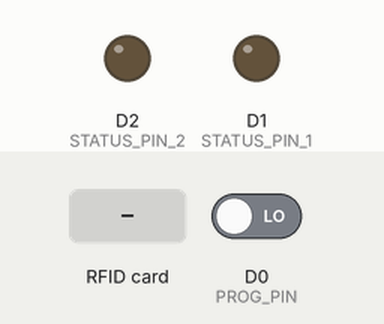
Bench run of a sketch on a simulated ESP8266 (NodeMCU). Shown: output pins drawn as LEDs (lit = HIGH). Inputs (shaded band) come from the test bench; at power-on: D0 (PROG_PIN) LOW. EEPROM starts erased; what the sketch prints to the serial monitor is not drawn.

Above: at 1.3 s.
1.4 s: RFID card FF FF FF FF held to the reader
Timing chart, 0 to 4.4 s (numbered marks = the images above; inputs shaded):
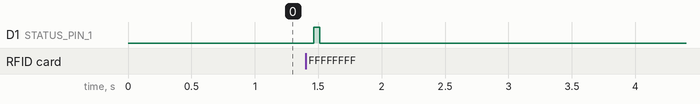

Measured:
- after the input at 1.4 s, D1 (STATUS_PIN_1): LOW → HIGH after 0.06 s, → LOW 0.05 s later

The sketch:

rfid_switch.ino
```cpp
// (licence header left out)
#include <SPI.h>
#include <MFRC522.h>
#include <EEPROM.h>

#define PROG_PIN D0
#define STATUS_PIN_1 D1
#define STATUS_PIN_2 D2
#define SS_1_PIN D3
#define RST_PIN D4
// RFID_X USED BY MFRC522 LIB - DO NOT USE
#define RFID_SCK_PIN D5
#define RFID_MISO_PIN D6
#define RFID_MOSI_PIN D7
#define SS_2_PIN D8

#define DEBUG 1

#define NR_OF_READERS 2
#define EEPROM_RFID_UID_1_ADDR 0
#define EEPROM_RFID_UID_2_ADDR 4
#define RFID_SIZE 4
#define PROGRAMMING_TIME 1000

byte ssPins[] = {SS_1_PIN, SS_2_PIN};

byte DEFAULT_RFID_TARGET[4] = {0xFF, 0xFF, 0xFF, 0xFF};
byte rfid1Target[4] = {0xFF, 0xFF, 0xFF, 0xFF};
byte rfid2Target[4] = {0xFF, 0xFF, 0xFF, 0xFF};

#define RFID_1_TARGET 0
#define RFID_2_TARGET 1

MFRC522 mfrc522[NR_OF_READERS];

bool rfid1Status = false;
bool rfid2Status = false;
bool isProgramming = false;
bool lastProgrammingButtonState = false;
unsigned long programmingStarted = 0;

void clearStatuses()
{
  rfid1Status = false;
  rfid2Status = false;
}


void readRFID(byte addr, byte *target)
{
  for (int i = 0; i < RFID_SIZE; i++)
  {
    target[i] = EEPROM.read(addr + i);
  }
}

/**
 * Helper routine to dump a byte array as hex values to Serial.
 */
void dump_byte_array(byte *buffer, byte bufferSize)
{
  for (byte i = 0; i < bufferSize; i++)
  {
    Serial.print(buffer[i] < 0x10 ? " 0" : " ");
    Serial.print(buffer[i], HEX);
  }
}

void readTargetRFIDs()
{
  readRFID(EEPROM_RFID_UID_1_ADDR, rfid1Target);
  readRFID(EEPROM_RFID_UID_2_ADDR, rfid2Target);

  if (DEBUG)
  {
    Serial.print("GET RFID_1_TARGET: ");
    dump_byte_array(rfid1Target, RFID_SIZE);
    Serial.println();
    Serial.print("GET RFID_2_TARGET: ");
    dump_byte_array(rfid2Target, RFID_SIZE);
    Serial.println();
  }
}

void boostAntennaGain() {
  for (uint8_t reader = 0; reader < NR_OF_READERS; reader++) {
    mfrc522[reader].PCD_SetAntennaGain(MFRC522::PCD_RxGain::RxGain_max);
  }
}

/**
 * Initialize.
 */
void setup()
{
  Serial.begin(9600); // Initialize serial communications with the PC

  EEPROM.begin(RFID_SIZE * 2); // THIS IS NEEDED FOR NODEMCU  AS IT'S EMULATING EEPROM ON FLASH

  // RAMSEY THIS IS THE LINE WE'RE TRYING, IF IT MESSES STUFF UP PUT TWO
  // // infront of it to comment it out, or delete it!
  boostAntennaGain();

  readTargetRFIDs();
  clearStatuses();
  pinMode(STATUS_PIN_1, OUTPUT);
  pinMode(STATUS_PIN_2, OUTPUT);
  pinMode(PROG_PIN, INPUT);

  SPI.begin(); // Init SPI bus

  for (uint8_t reader = 0; reader < NR_OF_READERS; reader++)
  {
    mfrc522[reader].PCD_Init(ssPins[reader], RST_PIN); // Init each MFRC522 card
    if (DEBUG)
    {
      Serial.print(F("Reader "));
      Serial.print(reader);
      Serial.print(F(": "));
      mfrc522[reader].PCD_DumpVersionToSerial();
    }
  }
}

void toggleRFID(uint8_t rfidIndex, bool status)
{
  // TODO: check against programmed RFIDs
  if (rfidIndex == RFID_1_TARGET)
  {
    rfid1Status = status;
  }
  else
  {
    rfid2Status = status;
  }
}

void setTargetUID(byte target, byte *uid)
{
  if (target == RFID_1_TARGET)
  {
    setUID(rfid1Target, uid);
  }
  else if (target == RFID_2_TARGET)
  {
    setUID(rfid2Target, uid);
  }
  EEPROM.put(EEPROM_RFID_UID_1_ADDR, rfid1Target);
  EEPROM.put(EEPROM_RFID_UID_2_ADDR, rfid2Target);

  EEPROM.commit();

  if (DEBUG)
  {
    Serial.print("PUT RFID_1_TARGET: ");
    dump_byte_array(rfid1Target, RFID_SIZE);
    Serial.println();
    Serial.print("PUT RFID_2_TARGET: ");
    dump_byte_array(rfid2Target, RFID_SIZE);
    Serial.println();
  }
}

void clearTargetUIDs()
{
  setTargetUID(RFID_1_TARGET, DEFAULT_RFID_TARGET);
  setTargetUID(RFID_2_TARGET, DEFAULT_RFID_TARGET);
}

void setUID(byte *target, byte *uid)
{
  for (int i = 0; i < RFID_SIZE; i++)
  {
    target[i] = uid[i];
  }
}

bool rfidValid(byte *target, byte *uid)
{
  bool valid = true;
  for (int i = 0; i < RFID_SIZE; i++)
  {
    valid = valid && ((target[i] | uid[i]) == target[i]);
  }
  return valid;
}

byte bufferATQA[2];
byte bufferSize = sizeof(bufferATQA);

void checkRFIDs()
{
  for (uint8_t i = 0; i < NR_OF_READERS; i++)
  {
    if (mfrc522[i].PICC_IsNewCardPresent())
    {
      if (mfrc522[i].PICC_ReadCardSerial())
      {
        if (isProgramming)
        {
          setTargetUID(i, mfrc522[i].uid.uidByte);
          if (DEBUG)
            Serial.println("Stop programming, RFID programmed");
          isProgramming = false;
          continue;
        }
        mfrc522[i].PICC_WakeupA(bufferATQA, &bufferSize);
      }

      if (i == RFID_1_TARGET && rfidValid(rfid1Target, mfrc522[i].uid.uidByte) ||
          i == RFID_2_TARGET && rfidValid(rfid2Target, mfrc522[i].uid.uidByte))
      {
        toggleRFID(i, true);
      }

      // Halt PICC
      mfrc522[i].PICC_HaltA();

      // Stop encryption on PCD
      mfrc522[i].PCD_StopCrypto1();
    }
    else
    {
      toggleRFID(i, false);
    }
  }
}

void setStatusPins()
{
  digitalWrite(STATUS_PIN_1, rfid1Status ? HIGH : LOW);
  digitalWrite(STATUS_PIN_2, rfid2Status ? HIGH : LOW);
}

void checkProgramming()
{
  bool isProgrammingButtonDown = digitalRead(PROG_PIN) == HIGH;
  unsigned long currentTime = millis();

  if(isProgrammingButtonDown != lastProgrammingButtonState) {
    lastProgrammingButtonState = isProgrammingButtonDown;

    if(isProgrammingButtonDown) {
      if (isProgramming)
      {
        if (DEBUG)
          Serial.println("already programming, clear uid");
        clearTargetUIDs();
        isProgramming = false;
        programmingStarted = 0;
      } else {
        programmingStarted = currentTime;
      }
    }
  } else if(isProgrammingButtonDown && !isProgramming) {
    isProgramming = programmingStarted > 0 && (currentTime - programmingStarted) > PROGRAMMING_TIME;
  }
}
/**
 * Main loop.
 */
void loop()
{
  checkProgramming();
  checkRFIDs();
  setStatusPins();
}
```
